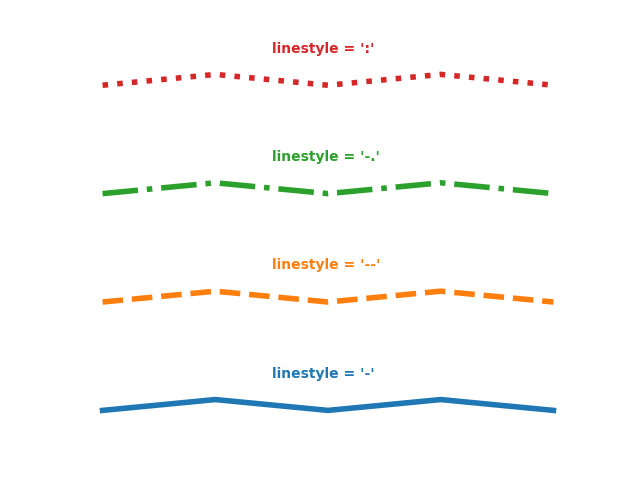

This chart was generated by the following Python code:
import matplotlib.pyplot as plt

plt.plot([1, 1.1, 1, 1.1, 1], linestyle='-', linewidth=4)
plt.text(1.5, 1.3, "linestyle = '-' ", horizontalalignment='left', size='medium', color='C0', weight='semibold')

plt.plot([2, 2.1, 2, 2.1, 2], linestyle='--', linewidth=4)
plt.text(1.5, 2.3, "linestyle = '--' ", horizontalalignment='left', size='medium', color='C1', weight='semibold')

plt.plot([3, 3.1, 3, 3.1, 3], linestyle='-.', linewidth=4)
plt.text(1.5, 3.3, "linestyle = '-.' ", horizontalalignment='left', size='medium', color='C2', weight='semibold')

plt.plot([4, 4.1, 4, 4.1, 4], linestyle=':', linewidth=4)
plt.text(1.5, 4.3, "linestyle = ':' ", horizontalalignment='left', size='medium', color='C3', weight='semibold')

plt.axis('off')

plt.savefig("05_PLOT")

plt.show()